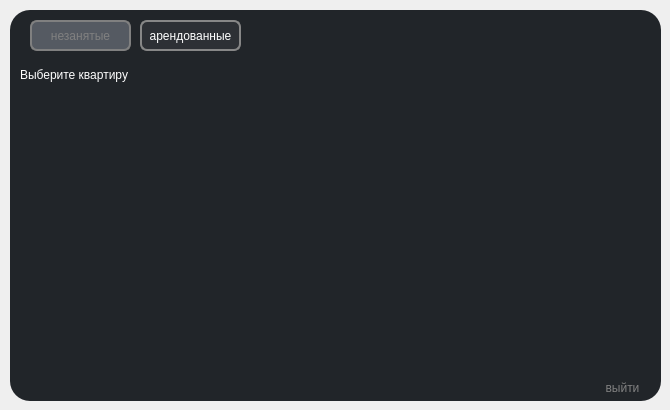
<?xml version="1.0" encoding="UTF-8"?>
<ui version="4.0">
 <class>Form</class>
 <widget class="QWidget" name="Form">
  <property name="geometry">
   <rect>
    <x>0</x>
    <y>0</y>
    <width>670</width>
    <height>410</height>
   </rect>
  </property>
  <property name="windowTitle">
   <string>Form</string>
  </property>
  <property name="styleSheet">
   <string notr="true">* {
	background-color: 0;
	border: 0;
	border-radius: 0;
}
*:hover {
	background-color: 0;
	border: 0;
	border-radius: 0;
}</string>
  </property>
  <widget class="QPushButton" name="rented">
   <property name="geometry">
    <rect>
     <x>140</x>
     <y>20</y>
     <width>101</width>
     <height>31</height>
    </rect>
   </property>
   <property name="styleSheet">
    <string notr="true">* {
color: white;
background-color: #2d3035;
border: 2px solid #878787;
border-radius: 7px;
}

*:hover {
border: 2px solid #DBDBDB;
}

*:disabled {
	background-color: #555A62;
	color: gray;
	border-color: gray;
}

</string>
   </property>
   <property name="text">
    <string>арендованные</string>
   </property>
  </widget>
  <widget class="QPushButton" name="closeButton">
   <property name="geometry">
    <rect>
     <x>610</x>
     <y>20</y>
     <width>21</width>
     <height>21</height>
    </rect>
   </property>
   <property name="styleSheet">
    <string notr="true">* {
background-image: url(:/close/image/close.png);
}

*:hover {
background-image: url(:/close/image/close-red.png);
}</string>
   </property>
   <property name="text">
    <string/>
   </property>
  </widget>
  <widget class="QPushButton" name="hideButton">
   <property name="geometry">
    <rect>
     <x>580</x>
     <y>21</y>
     <width>21</width>
     <height>21</height>
    </rect>
   </property>
   <property name="styleSheet">
    <string notr="true">* {
background-image: url(:/hide/image/hide.png);
}

*:hover {
background-image: url(:/hide/image/hide-gray.png);
}</string>
   </property>
   <property name="text">
    <string/>
   </property>
  </widget>
  <widget class="QLabel" name="choose">
   <property name="geometry">
    <rect>
     <x>20</x>
     <y>60</y>
     <width>121</width>
     <height>30</height>
    </rect>
   </property>
   <property name="styleSheet">
    <string notr="true">color: white;
font: 8pt &quot;Montserrat&quot;;</string>
   </property>
   <property name="text">
    <string>Выберите квартиру</string>
   </property>
  </widget>
  <widget class="QPushButton" name="unoccupied">
   <property name="enabled">
    <bool>false</bool>
   </property>
   <property name="geometry">
    <rect>
     <x>30</x>
     <y>20</y>
     <width>101</width>
     <height>31</height>
    </rect>
   </property>
   <property name="styleSheet">
    <string notr="true">* {
color: white;
background-color: #2d3035;
border: 2px solid #878787;
border-radius: 7px;
}

*:hover {
border: 2px solid #DBDBDB;
}

*:disabled {
	background-color: #555A62;
	color: gray;
	border-color: gray;
}
</string>
   </property>
   <property name="text">
    <string>незанятые</string>
   </property>
  </widget>
  <widget class="QPushButton" name="exit">
   <property name="geometry">
    <rect>
     <x>585</x>
     <y>378</y>
     <width>75</width>
     <height>20</height>
    </rect>
   </property>
   <property name="styleSheet">
    <string notr="true">* {
color: gray;
}
*:hover {
color: red;
}</string>
   </property>
   <property name="text">
    <string>выйти</string>
   </property>
  </widget>
  <widget class="QFrame" name="frame">
   <property name="geometry">
    <rect>
     <x>10</x>
     <y>10</y>
     <width>651</width>
     <height>391</height>
    </rect>
   </property>
   <property name="styleSheet">
    <string notr="true">background-color: #212529;
border-radius: 20px</string>
   </property>
   <property name="frameShape">
    <enum>QFrame::StyledPanel</enum>
   </property>
   <property name="frameShadow">
    <enum>QFrame::Raised</enum>
   </property>
   <widget class="QScrollArea" name="scroll">
    <property name="geometry">
     <rect>
      <x>10</x>
      <y>80</y>
      <width>631</width>
      <height>281</height>
     </rect>
    </property>
    <property name="styleSheet">
     <string notr="true">* {
background-color: #212529;
color: white;
}</string>
    </property>
    <property name="widgetResizable">
     <bool>true</bool>
    </property>
    <widget class="QWidget" name="scrollAreaWidgetContents">
     <property name="geometry">
      <rect>
       <x>0</x>
       <y>0</y>
       <width>631</width>
       <height>281</height>
      </rect>
     </property>
    </widget>
   </widget>
  </widget>
  <zorder>frame</zorder>
  <zorder>rented</zorder>
  <zorder>hideButton</zorder>
  <zorder>choose</zorder>
  <zorder>unoccupied</zorder>
  <zorder>exit</zorder>
  <zorder>closeButton</zorder>
 </widget>
 <resources>
  <include location="source.qrc"/>
 </resources>
 <connections/>
</ui>
